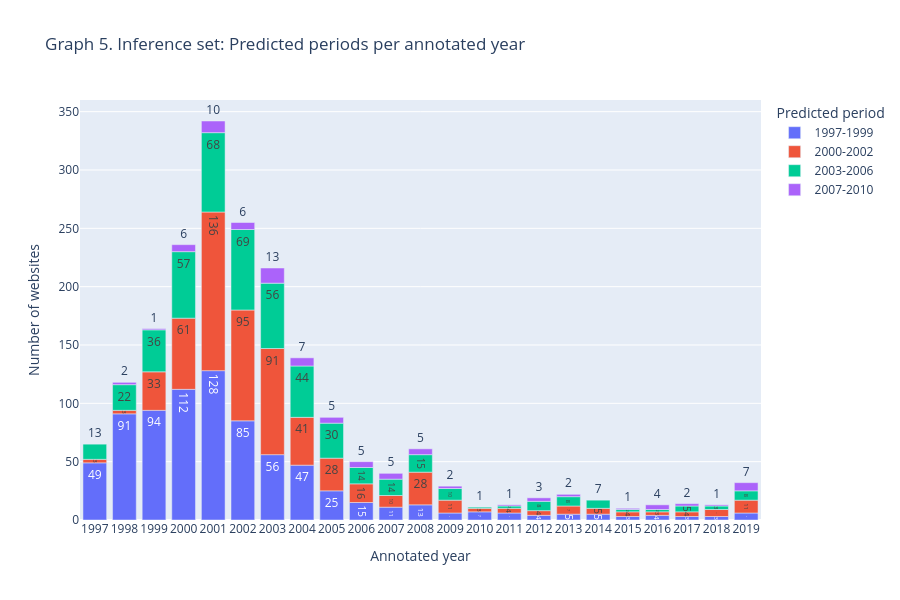

The code cell stored with this chart in its notebook:
### Code cell
inference_df['clean_url'] = inference_df['url'].str.replace(r'^www\.', '', regex=True).str.strip().str.lower().str.rstrip('/')
inference_merged = pd.merge(inference_df, df[['clean_url', 'year']], on='clean_url', how='left')

inference_merged['predicted_period'] = inference_merged['predicted_period'].astype(str).replace({
    '19971999': '1997-1999',
    '20002002': '2000-2002',
    '20032006': '2003-2006',
    '20072010': '2007-2010',
    'post_2010': 'Post 2010'
})

counts_inf_stacked = inference_merged.groupby(['year', 'predicted_period']).size().reset_index(name='count')

counts_df = merged.groupby(['year', 'period_bucket']).size().reset_index(name='count')

fig5 = px.bar(counts_inf_stacked, 
             x='year', 
             y='count', 
             color='predicted_period',  # Stacks the bars by model prediction
             title="Graph 5. Inference set: Predicted periods per annotated year",
             labels={'year': 'Annotated year', 'count': 'Number of websites', 'predicted_period': 'Predicted period'},
             height=600,
             text_auto=True)

fig5.update_xaxes(dtick=1)

fig5.show()

### Figure 1 — Plotly figure (JSON) as saved in the notebook; plotly's stock layout.template omitted (floating-point values rounded to 4 significant figures)
{"data": [{"hovertemplate": "Predicted period=1997-1999<br>Annotated year=%{x}<br>Number of websites=%{y}<extra></extra>", "legendgroup": "1997-1999", "marker": {"color": "#636efa", "pattern": {"shape": ""}}, "name": "1997-1999", "orientation": "v", "showlegend": true, "textposition": "auto", "texttemplate": "%{y}", "type": "bar", "x": [1997, 1998, 1999, 2000, 2001, 2002, 2003, 2004, 2005, 2006, 2007, 2008, 2009, 2010, 2011, 2012, 2013, 2014, 2015, 2016, 2017, 2018, 2019], "xaxis": "x", "y": [49, 91, 94, 112, 128, 85, 56, 47, 25, 15, 11, 13, 6, 7, 6, 4, 5, 5, 3, 4, 3, 3, 6], "yaxis": "y"}, {"hovertemplate": "Predicted period=2000-2002<br>Annotated year=%{x}<br>Number of websites=%{y}<extra></extra>", "legendgroup": "2000-2002", "marker": {"color": "#EF553B", "pattern": {"shape": ""}}, "name": "2000-2002", "orientation": "v", "showlegend": true, "textposition": "auto", "texttemplate": "%{y}", "type": "bar", "x": [1997, 1998, 1999, 2000, 2001, 2002, 2003, 2004, 2005, 2006, 2007, 2008, 2009, 2010, 2011, 2012, 2013, 2014, 2015, 2016, 2017, 2018, 2019], "xaxis": "x", "y": [3, 3, 33, 61, 136, 95, 91, 41, 28, 16, 10, 28, 11, 3, 4, 4, 7, 5, 4, 3, 4, 6, 11], "yaxis": "y"}, {"hovertemplate": "Predicted period=2003-2006<br>Annotated year=%{x}<br>Number of websites=%{y}<extra></extra>", "legendgroup": "2003-2006", "marker": {"color": "#00cc96", "pattern": {"shape": ""}}, "name": "2003-2006", "orientation": "v", "showlegend": true, "textposition": "auto", "texttemplate": "%{y}", "type": "bar", "x": [1997, 1998, 1999, 2000, 2001, 2002, 2003, 2004, 2005, 2006, 2007, 2008, 2009, 2010, 2011, 2012, 2013, 2014, 2015, 2016, 2017, 2018, 2019], "xaxis": "x", "y": [13, 22, 36, 57, 68, 69, 56, 44, 30, 14, 14, 15, 10, 1, 2, 8, 8, 7, 2, 2, 5, 3, 8], "yaxis": "y"}, {"hovertemplate": "Predicted period=2007-2010<br>Annotated year=%{x}<br>Number of websites=%{y}<extra></extra>", "legendgroup": "2007-2010", "marker": {"color": "#ab63fa", "pattern": {"shape": ""}}, "name": "2007-2010", "orientation": "v", "showlegend": true, "textposition": "auto", "texttemplate": "%{y}", "type": "bar", "x": [1998, 1999, 2000, 2001, 2002, 2003, 2004, 2005, 2006, 2007, 2008, 2009, 2011, 2012, 2013, 2015, 2016, 2017, 2018, 2019], "xaxis": "x", "y": [2, 1, 6, 10, 6, 13, 7, 5, 5, 5, 5, 2, 1, 3, 2, 1, 4, 2, 1, 7], "yaxis": "y"}], "layout": {"barmode": "relative", "height": 600, "legend": {"title": {"text": "Predicted period"}, "tracegroupgap": 0}, "title": {"text": "Graph 5. Inference set: Predicted periods per annotated year"}, "xaxis": {"anchor": "y", "domain": [0, 1], "dtick": 1, "title": {"text": "Annotated year"}}, "yaxis": {"anchor": "x", "domain": [0, 1], "title": {"text": "Number of websites"}}}}
